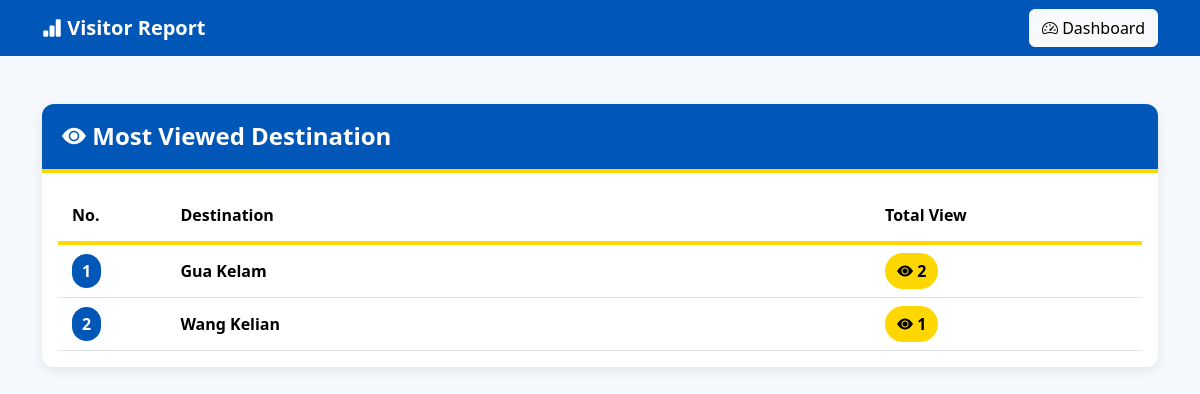
/admin/visitor_report.php (signed in), run on an earlier commit of the app's database.
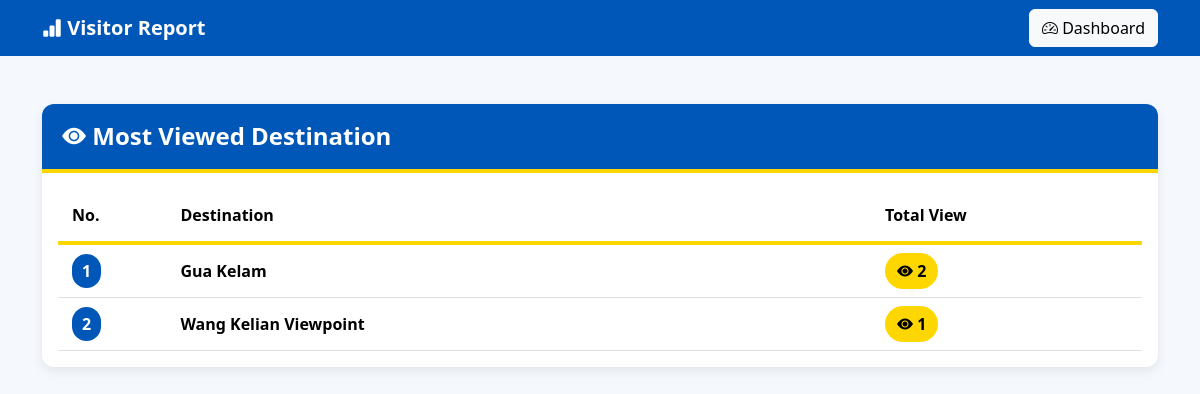
And on a later commit of the database.
### tables this page shows
CREATE TABLE `destinations` (
  `destination_id` int(11) NOT NULL,
  `destination_name` varchar(100) NOT NULL,
  `category` varchar(50) DEFAULT NULL,
  `location` varchar(100) DEFAULT NULL,
  `description` text DEFAULT NULL,
  `image` varchar(255) DEFAULT NULL,
  `created_at` timestamp NOT NULL DEFAULT current_timestamp()
);

### admin/visitor_report.php (the view, shortened to what this page needs)
<?php
include("../config.php");
?>
<!DOCTYPE html>
<html lang="en">
<head>
    <link
        href="https://cdn.jsdelivr.net/npm/bootstrap@5.3.3/dist/css/bootstrap.min.css"
        rel="stylesheet"
    >
    <link
        href="https://cdn.jsdelivr.net/npm/bootstrap-icons@1.11.3/font/bootstrap-icons.css"
        rel="stylesheet"
    >
</head>
<body>
<nav class="navbar navbar-dark navbar-blue">
    <div class="container">
        <span class="navbar-brand fw-bold">
            <i class="bi bi-bar-chart-fill"></i>
            Visitor Report
        </span>
        <a
            href="dashboard.php"
            class="btn btn-light"
        >
            <i class="bi bi-speedometer2"></i>
            Dashboard
        </a>
    </div>
</nav>
<div class="container mt-5 mb-5">
    <div class="report-card">
        <div class="report-header">
            <h4>
                <i class="bi bi-eye-fill"></i>
                Most Viewed Destination
            </h4>
        </div>
        <div class="p-3">
            <div class="table-responsive">
                <table
                    class="table visitor-table"
                >
                    <thead>
                        <tr>
                            <th width="10%">
                                No.
                            </th>
                            <th>
                                Destination
                            </th>
                            <th width="25%">
                                Total View
                            </th>
                        </tr>
                    </thead>
                    <tbody>
<?php
$sql = "
SELECT
    destinations.destination_id,
    destinations.destination_name,
    COUNT(visitor_logs.log_id) AS total_view
FROM visitor_logs
INNER JOIN destinations
    ON visitor_logs.destination_id =
       destinations.destination_id
GROUP BY
    visitor_logs.destination_id,
    destinations.destination_id,
    destinations.destination_name
ORDER BY
    total_view DESC
";
$result = mysqli_query($conn, $sql);
if (!$result) {
?>
                        <tr>
                            <td
                                colspan="3"
                                class="text-center text-danger py-4"
                            >
                                <i class="bi bi-exclamation-triangle-fill"></i>
                                Database Error:
                                <?php
                                echo htmlspecialchars(
                                    mysqli_error($conn)
                                );
                                ?>
                            </td>
                        </tr>
<?php
}
else {
    $no = 1;
    while (
        $row = mysqli_fetch_assoc($result)
    ) {
?>
                        <tr>
                            <td>
                                <span class="number-badge">
                                    <?php
                                    echo $no;
                                    ?>
                                </span>
                            </td>
                            <td>
                                <strong>
                                    <?php
                                    echo htmlspecialchars(
                                        $row['destination_name']
                                    );
                                    ?>
                                </strong>
                            </td>
                            <td>
                                <span class="view-badge">
                                    <i class="bi bi-eye-fill"></i>
                                    <?php
                                    echo $row['total_view'];
                                    ?>
                                </span>
                            </td>
                        </tr>
<?php
        $no++;
    }
}
?>
                    </tbody>
                </table>
            </div>
        </div>
    </div>
</div>
</body>
</html>

What changed in the data, as far as the page shows it:
changed destinations: destination_name "Wang Kelian" → "Wang Kelian Viewpoint"
